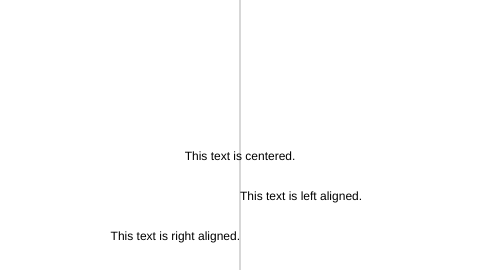
Frame 1 (no input)
Frame 60 (no input): identical to frame 1, image omitted
Frame 120 (the mouse pressed at the canvas centre since frame 60): identical to frame 1, image omitted

The p5.js sketch that drew this single still picture (run headless with seeded random() and noise() and a simulated clock; from frame 60 on, the mouse is pressed at the canvas centre):

// p5.js sketch
// ── sketch.js
// Learning Processing
// Daniel Shiffman
// http://www.learningprocessing.com

// Example 17-2: Text align 

function setup() {
  createCanvas(480, 270);
}

function draw() {
  background(255);
  stroke(175);
  line(width/2, 0, width/2, height);
  textFont("Arial");
  noStroke();
  fill(0);

  // textAlign() sets the alignment for displaying text. It takes one argument: CENTER, LEFT, or RIGHT.
  textAlign(CENTER);
  text("This text is centered.", width/2, 160);
  textAlign (LEFT) ;
  text("This text is left aligned.", width/2, 200);
  textAlign(RIGHT);
  text("This text is right aligned.", width/2, 240);
}
